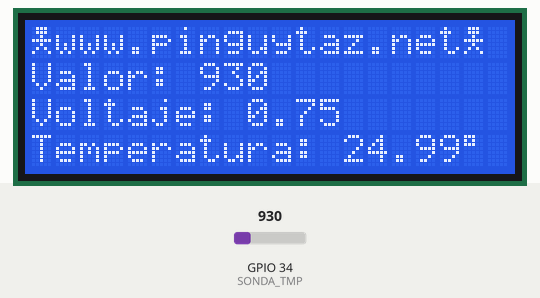
The sketch below on a simulated ESP32. On the bench: 20×4 character LCD. The test bench sets the inputs (shaded band); at power-on: GPIO 34 (SONDA_TMP) = 930. What the sketch prints to the serial monitor is not drawn.

Above: at 1.2 s.
1.3 s: GPIO 34 (SONDA_TMP) set to 1004
At 3.1 s:
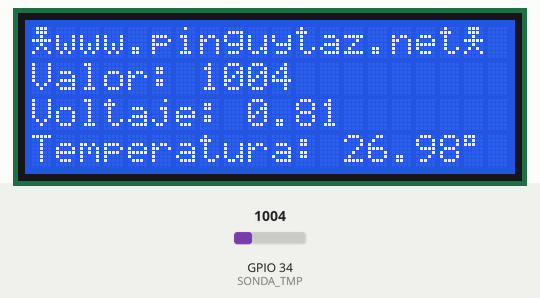
3.7 s: GPIO 34 (SONDA_TMP) set to 1069
At 5.5 s:
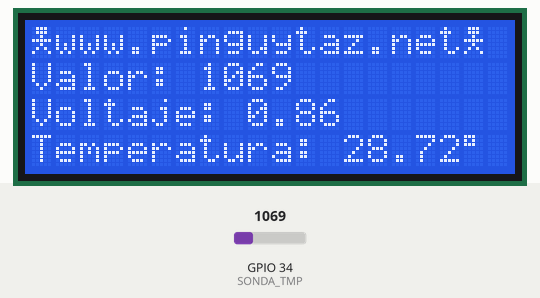
5.8 s: GPIO 34 (SONDA_TMP) set to 1162
At 7.3 s:
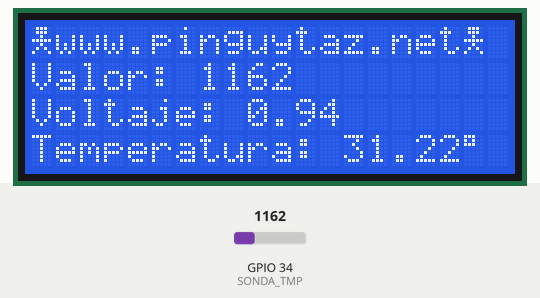
Timing chart, 0 to 8.8 s (numbered marks = the images above; inputs shaded):
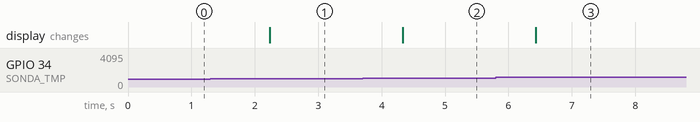

The sketch:

TMP36_Display.ino
```cpp
/*******************************************************************************************
 *  Autor: Fco. Javier Rodriguez Navarro
 *  WEB: www.pinguytaz.net
 *
 *  Descripción: Ejemplo del uso de E Analogica, con un sensor de temperatura
 *  TMP36, con display LCD-I2C
 *
 *  Codigo preparado para Arduino y ESP32.
 *  Libreria: LiquidCrystal_I2C   https://github.com/johnrickman/LiquidCrystal_I2C
 *
 **************************************************************************************************/
#include <Wire.h>
#include <LiquidCrystal_I2C.h>

// Dejamos sin comentar la placa que corresponda
//#define PLAT_ARDUINO
#define PLAT_ESP32

#if defined(PLAT_ARDUINO)
    #define SONDA_TMP A0
    #define RESOL 1024.0
    #define VOLTAJE 5.0
#else
   #define SONDA_TMP 34
   #define RESOL 4094.0
   #define VOLTAJE 3.3
#endif

LiquidCrystal_I2C lcd(0x27,20,4); // Poner la dirección localizada con el scaner I2C


void setup()
{
    #if defined(PLAT_ARDUINO)
       Serial.begin(9600);
   #else
       Serial.begin(115200);
      // analogReadResolution(9);  // Definimos resolución de 9 o 12
   #endif
   Wire.begin();


   // DISPLAY

   // Definimos un caracter de carita sonriente.
    uint8_t muneco[8] = {
                    B01110,
                    B01110,
                    B00100,
                    B11111,
                    B00100,
                    B01010,
                    B10001,
                    B00000,
                   };

   lcd.init();   // Iniciar el LCD para trabajar
   lcd.backlight(); //Activar la retroiluminación.
   lcd.createChar(3, muneco); // Definimos muñeco en el 3

   lcd.clear();
   lcd.write(3);
   lcd.print("www.pinguytaz.net");
   lcd.write(3);
}

void loop()
{
   int valor;
   float voltaje;
   float temperatura;
   valor = analogRead(SONDA_TMP);

   voltaje = (valor / RESOL)*VOLTAJE;
   //temperatura = (voltaje - 0.5)*100;
   temperatura =((voltaje*25.0)/0.75);   // 25 Grados son 750mV

   Serial.println("Valor: "+String(valor)+" Voltaje: "+String(voltaje)+" Temperatura: "+String(temperatura));

   lcd.setCursor(0, 1);
   lcd.print("Valor: ");
   lcd.print(String(valor));
   lcd.setCursor(0, 2);
   lcd.print("Voltaje: ");
   lcd.print(String(voltaje));
   lcd.setCursor(0, 3);
   lcd.print("Temperatura:        ");
   lcd.setCursor(13, 3);
   lcd.print(String(temperatura));
   lcd.write(0xDF);  // Caracter de grados.

   delay(1000);
}
```

Measured:
- after the input at 1.3 s, the display: changes after 0.94 s (image 1)
- after the input at 3.7 s, the display: changes after 0.63 s (image 2)
- after the input at 5.8 s, the display: changes after 0.63 s (image 3)
